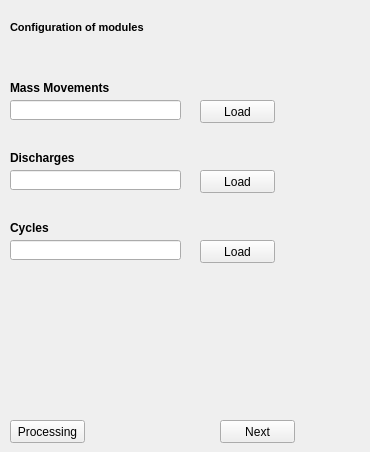
         <widget class="QWidget" name="Modulos">
          <widget class="QLabel" name="label_73">
           <property name="geometry">
            <rect>
             <x>10</x>
             <y>80</y>
             <width>131</width>
             <height>16</height>
            </rect>
           </property>
           <property name="text">
            <string>&lt;html&gt;&lt;head/&gt;&lt;body&gt;&lt;p&gt;&lt;span style=&quot; font-weight:600;&quot;&gt;Mass Movements&lt;/span&gt;&lt;/p&gt;&lt;/body&gt;&lt;/html&gt;</string>
           </property>
          </widget>
          <widget class="QPushButton" name="Button_Load_Mov_mass">
           <property name="geometry">
            <rect>
             <x>200</x>
             <y>100</y>
             <width>75</width>
             <height>23</height>
            </rect>
           </property>
           <property name="text">
            <string>Load</string>
           </property>
          </widget>
          <widget class="QLabel" name="label_34">
           <property name="geometry">
            <rect>
             <x>10</x>
             <y>20</y>
             <width>351</width>
             <height>16</height>
            </rect>
           </property>
           <property name="font">
            <font>
             <pointsize>8</pointsize>
             <weight>75</weight>
             <bold>true</bold>
            </font>
           </property>
           <property name="text">
            <string>&lt;html&gt;&lt;head/&gt;&lt;body&gt;&lt;p&gt;Configuration of modules&lt;/p&gt;&lt;/body&gt;&lt;/html&gt;</string>
           </property>
          </widget>
          <widget class="QLineEdit" name="Path_excel_Mov_mass">
           <property name="geometry">
            <rect>
             <x>10</x>
             <y>100</y>
             <width>171</width>
             <height>20</height>
            </rect>
           </property>
          </widget>
          <widget class="QLabel" name="label_74">
           <property name="geometry">
            <rect>
             <x>10</x>
             <y>150</y>
             <width>131</width>
             <height>16</height>
            </rect>
           </property>
           <property name="text">
            <string>&lt;html&gt;&lt;head/&gt;&lt;body&gt;&lt;p&gt;&lt;span style=&quot; font-weight:600;&quot;&gt;Discharges&lt;/span&gt;&lt;/p&gt;&lt;/body&gt;&lt;/html&gt;</string>
           </property>
          </widget>
          <widget class="QPushButton" name="Button_Load_Vertimientos">
           <property name="geometry">
            <rect>
             <x>200</x>
             <y>170</y>
             <width>75</width>
             <height>23</height>
            </rect>
           </property>
           <property name="text">
            <string>Load</string>
           </property>
          </widget>
          <widget class="QLineEdit" name="Path_excel_Vertimientos">
           <property name="geometry">
            <rect>
             <x>10</x>
             <y>170</y>
             <width>171</width>
             <height>20</height>
            </rect>
           </property>
          </widget>
          <widget class="QPushButton" name="Button_Load_Ciclos">
           <property name="geometry">
            <rect>
             <x>200</x>
             <y>240</y>
             <width>75</width>
             <height>23</height>
            </rect>
           </property>
           <property name="text">
            <string>Load</string>
           </property>
          </widget>
          <widget class="QLineEdit" name="Path_excel_Ciclos">
           <property name="geometry">
            <rect>
             <x>10</x>
             <y>240</y>
             <width>171</width>
             <height>20</height>
            </rect>
           </property>
          </widget>
          <widget class="QLabel" name="label_75">
           <property name="geometry">
            <rect>
             <x>10</x>
             <y>220</y>
             <width>131</width>
             <height>16</height>
            </rect>
           </property>
           <property name="text">
            <string>&lt;html&gt;&lt;head/&gt;&lt;body&gt;&lt;p&gt;&lt;span style=&quot; font-weight:600;&quot;&gt;Cycles&lt;/span&gt;&lt;/p&gt;&lt;/body&gt;&lt;/html&gt;</string>
           </property>
          </widget>
          <widget class="QPushButton" name="Button_Step_8">
           <property name="geometry">
            <rect>
             <x>220</x>
             <y>420</y>
             <width>75</width>
             <height>23</height>
            </rect>
           </property>
           <property name="text">
            <string>Next</string>
           </property>
          </widget>
          <widget class="QPushButton" name="Button_Run_Modulos">
           <property name="geometry">
            <rect>
             <x>10</x>
             <y>420</y>
             <width>75</width>
             <height>23</height>
            </rect>
           </property>
           <property name="text">
            <string>Processing</string>
           </property>
          </widget>
         </widget>
